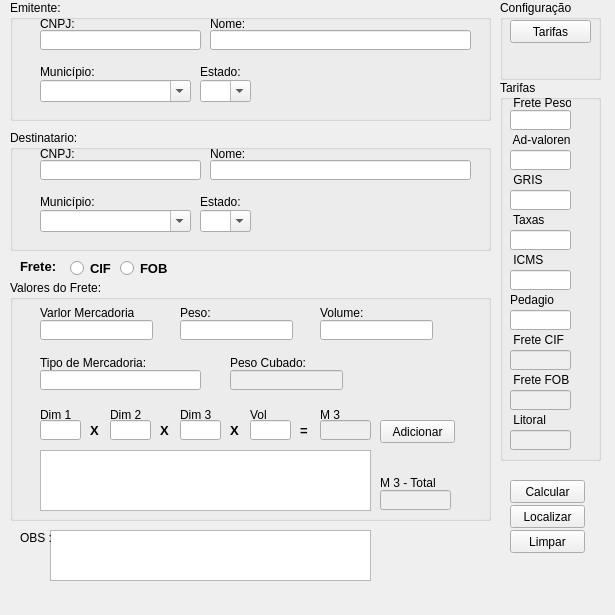
<?xml version="1.0" encoding="UTF-8"?>
<ui version="4.0">
 <class>frm_principal</class>
 <widget class="QMainWindow" name="frm_principal">
  <property name="geometry">
   <rect>
    <x>0</x>
    <y>0</y>
    <width>615</width>
    <height>615</height>
   </rect>
  </property>
  <property name="windowTitle">
   <string>Cotação</string>
  </property>
  <widget class="QWidget" name="centralwidget">
   <widget class="QPushButton" name="btn_limpa">
    <property name="geometry">
     <rect>
      <x>510</x>
      <y>530</y>
      <width>75</width>
      <height>23</height>
     </rect>
    </property>
    <property name="text">
     <string>Limpar</string>
    </property>
   </widget>
   <widget class="QPlainTextEdit" name="TextEdit">
    <property name="geometry">
     <rect>
      <x>50</x>
      <y>530</y>
      <width>321</width>
      <height>51</height>
     </rect>
    </property>
   </widget>
   <widget class="QLabel" name="label_20">
    <property name="geometry">
     <rect>
      <x>20</x>
      <y>530</y>
      <width>41</width>
      <height>16</height>
     </rect>
    </property>
    <property name="text">
     <string>OBS :</string>
    </property>
   </widget>
   <widget class="QGroupBox" name="gBox_valores">
    <property name="geometry">
     <rect>
      <x>10</x>
      <y>280</y>
      <width>481</width>
      <height>241</height>
     </rect>
    </property>
    <property name="title">
     <string>Valores do Frete:</string>
    </property>
    <widget class="QLineEdit" name="edt_valor_merc">
     <property name="geometry">
      <rect>
       <x>30</x>
       <y>40</y>
       <width>113</width>
       <height>20</height>
      </rect>
     </property>
    </widget>
    <widget class="QLineEdit" name="edt_peso">
     <property name="geometry">
      <rect>
       <x>170</x>
       <y>40</y>
       <width>113</width>
       <height>20</height>
      </rect>
     </property>
    </widget>
    <widget class="QLineEdit" name="edt_volume">
     <property name="geometry">
      <rect>
       <x>310</x>
       <y>40</y>
       <width>113</width>
       <height>20</height>
      </rect>
     </property>
    </widget>
    <widget class="QLineEdit" name="edit_tipo_merc">
     <property name="geometry">
      <rect>
       <x>30</x>
       <y>90</y>
       <width>161</width>
       <height>20</height>
      </rect>
     </property>
    </widget>
    <widget class="QLineEdit" name="edit_peso_cubo">
     <property name="enabled">
      <bool>false</bool>
     </property>
     <property name="geometry">
      <rect>
       <x>220</x>
       <y>90</y>
       <width>113</width>
       <height>20</height>
      </rect>
     </property>
    </widget>
    <widget class="QLineEdit" name="edt_dim1">
     <property name="geometry">
      <rect>
       <x>30</x>
       <y>140</y>
       <width>41</width>
       <height>20</height>
      </rect>
     </property>
    </widget>
    <widget class="QLineEdit" name="edt_dim2">
     <property name="geometry">
      <rect>
       <x>100</x>
       <y>140</y>
       <width>41</width>
       <height>20</height>
      </rect>
     </property>
    </widget>
    <widget class="QLineEdit" name="edt_dim3">
     <property name="geometry">
      <rect>
       <x>170</x>
       <y>140</y>
       <width>41</width>
       <height>20</height>
      </rect>
     </property>
    </widget>
    <widget class="QLineEdit" name="edit_vol">
     <property name="geometry">
      <rect>
       <x>240</x>
       <y>140</y>
       <width>41</width>
       <height>20</height>
      </rect>
     </property>
    </widget>
    <widget class="QLineEdit" name="edit_resultado_m3">
     <property name="enabled">
      <bool>false</bool>
     </property>
     <property name="geometry">
      <rect>
       <x>310</x>
       <y>140</y>
       <width>51</width>
       <height>20</height>
      </rect>
     </property>
    </widget>
    <widget class="QLineEdit" name="edt_total_m3">
     <property name="enabled">
      <bool>false</bool>
     </property>
     <property name="geometry">
      <rect>
       <x>370</x>
       <y>210</y>
       <width>71</width>
       <height>20</height>
      </rect>
     </property>
     <property name="acceptDrops">
      <bool>true</bool>
     </property>
     <property name="toolTip">
      <string/>
     </property>
     <property name="statusTip">
      <string/>
     </property>
    </widget>
    <widget class="QTableView" name="tableView">
     <property name="geometry">
      <rect>
       <x>30</x>
       <y>170</y>
       <width>331</width>
       <height>61</height>
      </rect>
     </property>
    </widget>
    <widget class="QLabel" name="label_10">
     <property name="geometry">
      <rect>
       <x>80</x>
       <y>142</y>
       <width>16</width>
       <height>16</height>
      </rect>
     </property>
     <property name="font">
      <font>
       <pointsize>10</pointsize>
       <weight>75</weight>
       <bold>true</bold>
      </font>
     </property>
     <property name="text">
      <string>X</string>
     </property>
    </widget>
    <widget class="QLabel" name="label_11">
     <property name="geometry">
      <rect>
       <x>150</x>
       <y>142</y>
       <width>16</width>
       <height>16</height>
      </rect>
     </property>
     <property name="font">
      <font>
       <pointsize>10</pointsize>
       <weight>75</weight>
       <bold>true</bold>
      </font>
     </property>
     <property name="text">
      <string>X</string>
     </property>
    </widget>
    <widget class="QLabel" name="label_12">
     <property name="geometry">
      <rect>
       <x>220</x>
       <y>142</y>
       <width>16</width>
       <height>16</height>
      </rect>
     </property>
     <property name="font">
      <font>
       <pointsize>10</pointsize>
       <weight>75</weight>
       <bold>true</bold>
      </font>
     </property>
     <property name="text">
      <string>X</string>
     </property>
    </widget>
    <widget class="QLabel" name="label_13">
     <property name="geometry">
      <rect>
       <x>290</x>
       <y>142</y>
       <width>16</width>
       <height>16</height>
      </rect>
     </property>
     <property name="font">
      <font>
       <pointsize>10</pointsize>
       <weight>75</weight>
       <bold>true</bold>
      </font>
     </property>
     <property name="text">
      <string>=</string>
     </property>
    </widget>
    <widget class="QLabel" name="label_14">
     <property name="geometry">
      <rect>
       <x>30</x>
       <y>128</y>
       <width>47</width>
       <height>13</height>
      </rect>
     </property>
     <property name="text">
      <string>Dim 1</string>
     </property>
    </widget>
    <widget class="QLabel" name="label_15">
     <property name="geometry">
      <rect>
       <x>100</x>
       <y>128</y>
       <width>47</width>
       <height>13</height>
      </rect>
     </property>
     <property name="text">
      <string>Dim 2</string>
     </property>
    </widget>
    <widget class="QLabel" name="label_16">
     <property name="geometry">
      <rect>
       <x>170</x>
       <y>128</y>
       <width>47</width>
       <height>13</height>
      </rect>
     </property>
     <property name="text">
      <string>Dim 3</string>
     </property>
    </widget>
    <widget class="QLabel" name="label_17">
     <property name="geometry">
      <rect>
       <x>240</x>
       <y>128</y>
       <width>47</width>
       <height>13</height>
      </rect>
     </property>
     <property name="text">
      <string>Vol</string>
     </property>
    </widget>
    <widget class="QLabel" name="label_18">
     <property name="geometry">
      <rect>
       <x>310</x>
       <y>128</y>
       <width>47</width>
       <height>13</height>
      </rect>
     </property>
     <property name="text">
      <string>M 3</string>
     </property>
    </widget>
    <widget class="QLabel" name="label_19">
     <property name="geometry">
      <rect>
       <x>370</x>
       <y>195</y>
       <width>61</width>
       <height>16</height>
      </rect>
     </property>
     <property name="text">
      <string>M 3 - Total</string>
     </property>
    </widget>
    <widget class="QPushButton" name="btn_adicionar">
     <property name="geometry">
      <rect>
       <x>370</x>
       <y>140</y>
       <width>75</width>
       <height>23</height>
      </rect>
     </property>
     <property name="text">
      <string>Adicionar</string>
     </property>
    </widget>
    <widget class="QLabel" name="label_21">
     <property name="geometry">
      <rect>
       <x>30</x>
       <y>25</y>
       <width>111</width>
       <height>16</height>
      </rect>
     </property>
     <property name="text">
      <string>Varlor Mercadoria</string>
     </property>
    </widget>
    <widget class="QLabel" name="label_22">
     <property name="geometry">
      <rect>
       <x>170</x>
       <y>25</y>
       <width>111</width>
       <height>16</height>
      </rect>
     </property>
     <property name="text">
      <string>Peso:</string>
     </property>
    </widget>
    <widget class="QLabel" name="label_23">
     <property name="geometry">
      <rect>
       <x>310</x>
       <y>25</y>
       <width>111</width>
       <height>16</height>
      </rect>
     </property>
     <property name="text">
      <string>Volume:</string>
     </property>
    </widget>
    <widget class="QLabel" name="label_24">
     <property name="geometry">
      <rect>
       <x>30</x>
       <y>75</y>
       <width>111</width>
       <height>16</height>
      </rect>
     </property>
     <property name="text">
      <string>Tipo de Mercadoria:</string>
     </property>
    </widget>
    <widget class="QLabel" name="label_25">
     <property name="geometry">
      <rect>
       <x>220</x>
       <y>75</y>
       <width>111</width>
       <height>16</height>
      </rect>
     </property>
     <property name="text">
      <string>Peso Cubado:</string>
     </property>
    </widget>
   </widget>
   <widget class="QPushButton" name="btn_calcula">
    <property name="geometry">
     <rect>
      <x>510</x>
      <y>480</y>
      <width>75</width>
      <height>23</height>
     </rect>
    </property>
    <property name="text">
     <string>Calcular</string>
    </property>
   </widget>
   <widget class="QGroupBox" name="gBox_emitente">
    <property name="geometry">
     <rect>
      <x>10</x>
      <y>0</y>
      <width>481</width>
      <height>121</height>
     </rect>
    </property>
    <property name="title">
     <string>Emitente:</string>
    </property>
    <widget class="QLineEdit" name="edt_cnpj_emit">
     <property name="geometry">
      <rect>
       <x>30</x>
       <y>30</y>
       <width>161</width>
       <height>20</height>
      </rect>
     </property>
    </widget>
    <widget class="QLineEdit" name="edt_nome_emit">
     <property name="geometry">
      <rect>
       <x>200</x>
       <y>30</y>
       <width>261</width>
       <height>20</height>
      </rect>
     </property>
    </widget>
    <widget class="QLabel" name="label">
     <property name="geometry">
      <rect>
       <x>30</x>
       <y>17</y>
       <width>47</width>
       <height>13</height>
      </rect>
     </property>
     <property name="text">
      <string>CNPJ:</string>
     </property>
    </widget>
    <widget class="QLabel" name="label_2">
     <property name="geometry">
      <rect>
       <x>200</x>
       <y>17</y>
       <width>47</width>
       <height>13</height>
      </rect>
     </property>
     <property name="text">
      <string>Nome:</string>
     </property>
    </widget>
    <widget class="QLabel" name="label_3">
     <property name="geometry">
      <rect>
       <x>30</x>
       <y>64</y>
       <width>61</width>
       <height>16</height>
      </rect>
     </property>
     <property name="text">
      <string>Município:</string>
     </property>
    </widget>
    <widget class="QLabel" name="label_4">
     <property name="geometry">
      <rect>
       <x>190</x>
       <y>64</y>
       <width>51</width>
       <height>16</height>
      </rect>
     </property>
     <property name="text">
      <string>Estado:</string>
     </property>
    </widget>
    <widget class="QComboBox" name="comboBox_estado_emit">
     <property name="geometry">
      <rect>
       <x>190</x>
       <y>80</y>
       <width>51</width>
       <height>22</height>
      </rect>
     </property>
     <property name="editable">
      <bool>true</bool>
     </property>
    </widget>
    <widget class="QComboBox" name="comboBox_cidade_emit">
     <property name="enabled">
      <bool>true</bool>
     </property>
     <property name="geometry">
      <rect>
       <x>30</x>
       <y>80</y>
       <width>151</width>
       <height>22</height>
      </rect>
     </property>
     <property name="editable">
      <bool>true</bool>
     </property>
    </widget>
   </widget>
   <widget class="QGroupBox" name="gBox_destinataio">
    <property name="geometry">
     <rect>
      <x>10</x>
      <y>130</y>
      <width>481</width>
      <height>121</height>
     </rect>
    </property>
    <property name="title">
     <string>Destinatario:</string>
    </property>
    <widget class="QLineEdit" name="edt_cnpj_dest">
     <property name="geometry">
      <rect>
       <x>30</x>
       <y>30</y>
       <width>161</width>
       <height>20</height>
      </rect>
     </property>
    </widget>
    <widget class="QLineEdit" name="edt_nome_dest">
     <property name="geometry">
      <rect>
       <x>200</x>
       <y>30</y>
       <width>261</width>
       <height>20</height>
      </rect>
     </property>
    </widget>
    <widget class="QLabel" name="label_5">
     <property name="geometry">
      <rect>
       <x>30</x>
       <y>17</y>
       <width>47</width>
       <height>13</height>
      </rect>
     </property>
     <property name="text">
      <string>CNPJ:</string>
     </property>
    </widget>
    <widget class="QLabel" name="label_6">
     <property name="geometry">
      <rect>
       <x>200</x>
       <y>17</y>
       <width>47</width>
       <height>13</height>
      </rect>
     </property>
     <property name="text">
      <string>Nome:</string>
     </property>
    </widget>
    <widget class="QLabel" name="label_7">
     <property name="geometry">
      <rect>
       <x>30</x>
       <y>64</y>
       <width>61</width>
       <height>16</height>
      </rect>
     </property>
     <property name="text">
      <string>Município:</string>
     </property>
    </widget>
    <widget class="QLabel" name="label_8">
     <property name="geometry">
      <rect>
       <x>190</x>
       <y>64</y>
       <width>51</width>
       <height>16</height>
      </rect>
     </property>
     <property name="text">
      <string>Estado:</string>
     </property>
    </widget>
    <widget class="QComboBox" name="comboBox_cidade_dest">
     <property name="enabled">
      <bool>true</bool>
     </property>
     <property name="geometry">
      <rect>
       <x>30</x>
       <y>80</y>
       <width>151</width>
       <height>22</height>
      </rect>
     </property>
     <property name="editable">
      <bool>true</bool>
     </property>
    </widget>
    <widget class="QComboBox" name="comboBox_estado_dest">
     <property name="geometry">
      <rect>
       <x>190</x>
       <y>80</y>
       <width>51</width>
       <height>22</height>
      </rect>
     </property>
     <property name="editable">
      <bool>true</bool>
     </property>
    </widget>
   </widget>
   <widget class="QRadioButton" name="rbtn_fob">
    <property name="geometry">
     <rect>
      <x>120</x>
      <y>260</y>
      <width>51</width>
      <height>17</height>
     </rect>
    </property>
    <property name="font">
     <font>
      <pointsize>10</pointsize>
      <weight>75</weight>
      <bold>true</bold>
     </font>
    </property>
    <property name="text">
     <string>FOB</string>
    </property>
   </widget>
   <widget class="QGroupBox" name="gBox_configura">
    <property name="geometry">
     <rect>
      <x>500</x>
      <y>0</y>
      <width>101</width>
      <height>80</height>
     </rect>
    </property>
    <property name="title">
     <string>Configuração</string>
    </property>
    <widget class="QPushButton" name="btn_tarifa">
     <property name="geometry">
      <rect>
       <x>10</x>
       <y>20</y>
       <width>81</width>
       <height>23</height>
      </rect>
     </property>
     <property name="text">
      <string>Tarifas</string>
     </property>
    </widget>
   </widget>
   <widget class="QLabel" name="label_9">
    <property name="geometry">
     <rect>
      <x>20</x>
      <y>260</y>
      <width>47</width>
      <height>13</height>
     </rect>
    </property>
    <property name="font">
     <font>
      <pointsize>10</pointsize>
      <weight>75</weight>
      <bold>true</bold>
     </font>
    </property>
    <property name="text">
     <string>Frete:</string>
    </property>
   </widget>
   <widget class="QRadioButton" name="rbtn_cif">
    <property name="geometry">
     <rect>
      <x>70</x>
      <y>260</y>
      <width>51</width>
      <height>17</height>
     </rect>
    </property>
    <property name="font">
     <font>
      <pointsize>10</pointsize>
      <weight>75</weight>
      <bold>true</bold>
     </font>
    </property>
    <property name="text">
     <string>CIF</string>
    </property>
   </widget>
   <widget class="QPushButton" name="btn_localizar">
    <property name="geometry">
     <rect>
      <x>510</x>
      <y>505</y>
      <width>75</width>
      <height>23</height>
     </rect>
    </property>
    <property name="text">
     <string>Localizar</string>
    </property>
   </widget>
   <widget class="QGroupBox" name="groupBox_3">
    <property name="geometry">
     <rect>
      <x>500</x>
      <y>80</y>
      <width>101</width>
      <height>381</height>
     </rect>
    </property>
    <property name="title">
     <string>Tarifas</string>
    </property>
    <widget class="QLineEdit" name="edt_fpeso">
     <property name="geometry">
      <rect>
       <x>10</x>
       <y>30</y>
       <width>61</width>
       <height>20</height>
      </rect>
     </property>
    </widget>
    <widget class="QLineEdit" name="edt_ad">
     <property name="geometry">
      <rect>
       <x>10</x>
       <y>70</y>
       <width>61</width>
       <height>20</height>
      </rect>
     </property>
    </widget>
    <widget class="QLineEdit" name="edt_gris">
     <property name="geometry">
      <rect>
       <x>10</x>
       <y>110</y>
       <width>61</width>
       <height>20</height>
      </rect>
     </property>
    </widget>
    <widget class="QLineEdit" name="edt_taxas">
     <property name="geometry">
      <rect>
       <x>10</x>
       <y>150</y>
       <width>61</width>
       <height>20</height>
      </rect>
     </property>
    </widget>
    <widget class="QLineEdit" name="edt_icms">
     <property name="geometry">
      <rect>
       <x>10</x>
       <y>190</y>
       <width>61</width>
       <height>20</height>
      </rect>
     </property>
    </widget>
    <widget class="QLineEdit" name="edt_frete_cif">
     <property name="enabled">
      <bool>false</bool>
     </property>
     <property name="geometry">
      <rect>
       <x>10</x>
       <y>270</y>
       <width>61</width>
       <height>20</height>
      </rect>
     </property>
    </widget>
    <widget class="QLineEdit" name="edt_frete_fob">
     <property name="enabled">
      <bool>false</bool>
     </property>
     <property name="geometry">
      <rect>
       <x>10</x>
       <y>310</y>
       <width>61</width>
       <height>20</height>
      </rect>
     </property>
    </widget>
    <widget class="QLineEdit" name="edt_frete_litoral">
     <property name="enabled">
      <bool>false</bool>
     </property>
     <property name="geometry">
      <rect>
       <x>10</x>
       <y>350</y>
       <width>61</width>
       <height>20</height>
      </rect>
     </property>
    </widget>
    <widget class="QLabel" name="label_37">
     <property name="geometry">
      <rect>
       <x>10</x>
       <y>13</y>
       <width>61</width>
       <height>20</height>
      </rect>
     </property>
     <property name="text">
      <string> Frete Peso</string>
     </property>
    </widget>
    <widget class="QLabel" name="label_38">
     <property name="geometry">
      <rect>
       <x>10</x>
       <y>50</y>
       <width>61</width>
       <height>20</height>
      </rect>
     </property>
     <property name="text">
      <string> Ad-valoren</string>
     </property>
    </widget>
    <widget class="QLabel" name="label_41">
     <property name="geometry">
      <rect>
       <x>10</x>
       <y>90</y>
       <width>61</width>
       <height>20</height>
      </rect>
     </property>
     <property name="text">
      <string> GRIS</string>
     </property>
    </widget>
    <widget class="QLabel" name="label_42">
     <property name="geometry">
      <rect>
       <x>10</x>
       <y>130</y>
       <width>61</width>
       <height>20</height>
      </rect>
     </property>
     <property name="text">
      <string> Taxas</string>
     </property>
    </widget>
    <widget class="QLabel" name="label_43">
     <property name="geometry">
      <rect>
       <x>10</x>
       <y>170</y>
       <width>61</width>
       <height>20</height>
      </rect>
     </property>
     <property name="text">
      <string> ICMS</string>
     </property>
    </widget>
    <widget class="QLabel" name="label_44">
     <property name="geometry">
      <rect>
       <x>10</x>
       <y>250</y>
       <width>61</width>
       <height>20</height>
      </rect>
     </property>
     <property name="text">
      <string> Frete CIF</string>
     </property>
    </widget>
    <widget class="QLabel" name="label_45">
     <property name="geometry">
      <rect>
       <x>10</x>
       <y>290</y>
       <width>61</width>
       <height>20</height>
      </rect>
     </property>
     <property name="text">
      <string> Frete FOB</string>
     </property>
    </widget>
    <widget class="QLabel" name="label_46">
     <property name="geometry">
      <rect>
       <x>10</x>
       <y>330</y>
       <width>61</width>
       <height>20</height>
      </rect>
     </property>
     <property name="text">
      <string> Litoral</string>
     </property>
    </widget>
    <widget class="QLineEdit" name="edt_pedag">
     <property name="geometry">
      <rect>
       <x>10</x>
       <y>230</y>
       <width>61</width>
       <height>20</height>
      </rect>
     </property>
    </widget>
    <widget class="QLabel" name="label_47">
     <property name="geometry">
      <rect>
       <x>10</x>
       <y>210</y>
       <width>61</width>
       <height>20</height>
      </rect>
     </property>
     <property name="text">
      <string>Pedagio</string>
     </property>
    </widget>
   </widget>
  </widget>
  <widget class="QMenuBar" name="menubar">
   <property name="geometry">
    <rect>
     <x>0</x>
     <y>0</y>
     <width>615</width>
     <height>26</height>
    </rect>
   </property>
  </widget>
 </widget>
 <tabstops>
  <tabstop>edt_cnpj_emit</tabstop>
  <tabstop>edt_nome_emit</tabstop>
  <tabstop>comboBox_cidade_emit</tabstop>
  <tabstop>comboBox_estado_emit</tabstop>
  <tabstop>edt_cnpj_dest</tabstop>
  <tabstop>edt_nome_dest</tabstop>
  <tabstop>comboBox_cidade_dest</tabstop>
  <tabstop>comboBox_estado_dest</tabstop>
  <tabstop>rbtn_cif</tabstop>
  <tabstop>rbtn_fob</tabstop>
  <tabstop>edt_valor_merc</tabstop>
  <tabstop>edt_peso</tabstop>
  <tabstop>edt_volume</tabstop>
  <tabstop>edit_tipo_merc</tabstop>
  <tabstop>edt_dim1</tabstop>
  <tabstop>edt_dim2</tabstop>
  <tabstop>edt_dim3</tabstop>
  <tabstop>edit_vol</tabstop>
  <tabstop>btn_adicionar</tabstop>
  <tabstop>tableView</tabstop>
  <tabstop>edt_fpeso</tabstop>
  <tabstop>edt_ad</tabstop>
  <tabstop>edt_gris</tabstop>
  <tabstop>edt_taxas</tabstop>
  <tabstop>edt_icms</tabstop>
  <tabstop>btn_calcula</tabstop>
  <tabstop>btn_localizar</tabstop>
  <tabstop>btn_limpa</tabstop>
  <tabstop>TextEdit</tabstop>
  <tabstop>edt_frete_cif</tabstop>
  <tabstop>edt_frete_fob</tabstop>
  <tabstop>edt_frete_litoral</tabstop>
  <tabstop>btn_tarifa</tabstop>
  <tabstop>edit_peso_cubo</tabstop>
  <tabstop>edit_resultado_m3</tabstop>
  <tabstop>edt_total_m3</tabstop>
 </tabstops>
 <resources/>
 <connections/>
</ui>
